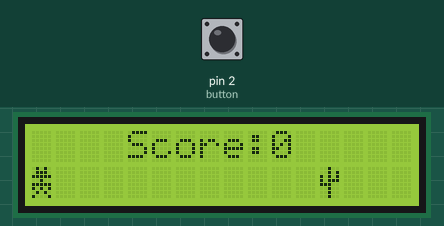
Simulated run of this sketch. Board: Arduino Uno, built with avr-gcc and run on an emulated ATmega328P. Shown: 16×2 character LCD. Inputs (shaded band) come from the test bench; at power-on: pin 2 (button) HIGH.

Above: at 1.2 s.
1.3 s: pin 2 (button) pulled LOW for 3.2 s
At 1.48 s:
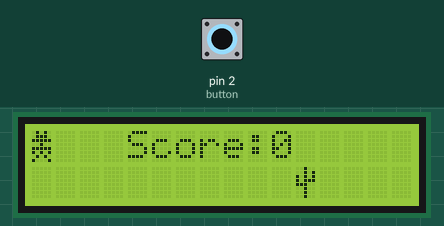
5.1 s: pin 2 (button) pulled LOW for 0.15 s
At 5.48 s:
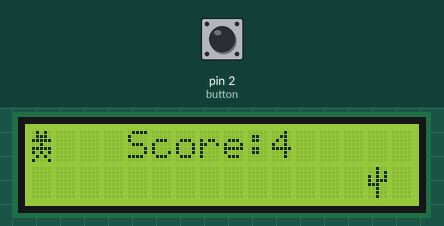
5.8 s: pin 2 (button) pulled LOW for 1 s
At 6.1 s:
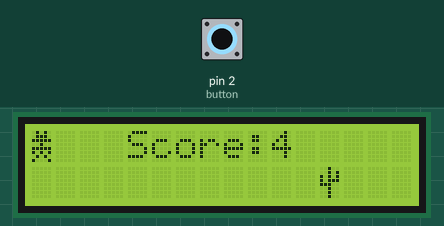
7.4 s: pin 2 (button) pulled LOW for 0.15 s
At 7.63 s:
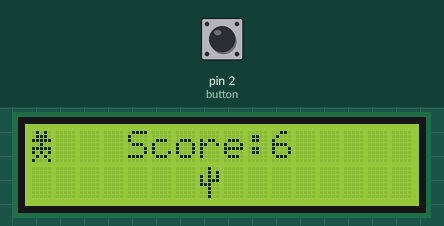
11.1 s: pin 2 (button) pulled LOW for 0.15 s
At 11.46 s:
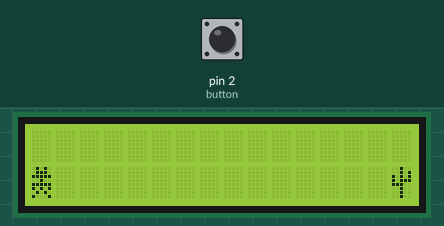
Timing chart, 0 to 12.8 s (numbered marks = the images above; inputs shaded):
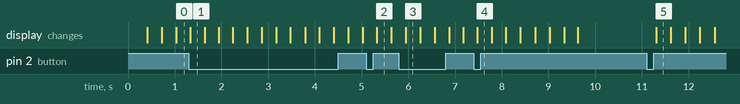

The sketch:

catGame.ino
```cpp
/*
Author: Chloe Fu
Date: July 2026
Description: Simple LCD Cat Runner Game
*/
#include <Wire.h>
#include <LiquidCrystal_I2C.h>

/*LCD cat runner game - using an Inter-Integrated Circuit
note* the I2C will make it easier to wire the parts to the board since we'll only need x4 wires to send data and control timing (when the button is pressed)

Core Functions for this program are:
1. Initlising sprite icons on the screen
2. Movement up
3. Movement down
4. Obstacle moving on screen
5. Detecting a collision
6. Updating the players score
7. Displaying the players score
8. Ending the game
*/

/*Creating the sprites
The LCD is 16 columns x 2 rows --> 32 units

Each unit is 5 columns x 8 rows
When setting values on the screen, it goes by lcd.setCursor(column, row);

To create your own characters, Fill in 1 or 0, (ON or OFF) -- Binary representation
00000
00000
00000
00000
00000
00000
00000
00000

Display reference:
Columns: 0 1 2 3 ... 15
Row:     0
Row:     1
*/
LiquidCrystal_I2C lcd(0x27, 16, 2);

byte catman[8] = {
  B01010,
  B01110,
  B11111,
  B00100,
  B11111,
  B10101,
  B01010,
  B10001
};

byte obstacle[8] = {
  B00100,
  B00101,
  B10101,
  B10111,
  B11100,
  B00100,
  B00100,
  B00100
};

const int button = 2; //button connected to pin 2 on Ardunio board

int catRow = 1; //character starting position at the start
int obsCol = 15; //obstacle starting postition at the end
int obsRow = 1; //obstacle set to stay on bottom row
bool didJump = false; //character default to bottom row when button is not pressed

unsigned long jumpStartTime; //storing the exact time the character jumps
const int jumpTime = 600; //jump duration -- ended up increasing jump time so cat stays in the top row for longer as there was an issue with collison **when character jumps, just before the object collides, it goes missing on the screen
// the jump time is also a conditon for how long the character can stay in the air for
unsigned long lastMoveTime = 0; //variable to store when the character last moved
const int obsSpeed = 300; //speed of obstacle, can increase for different difficulty

unsigned long gameStartTime = 0;
unsigned long score = 0;
bool gameStart = false;

/*Initilising sprites on the screen*/
void initSprites(){
  lcd.setCursor(0, catRow);
  lcd.write(byte(0));

  lcd.setCursor(obsCol, 1);
  lcd.write(byte(1));
}

/*Setup
1. First we need to innitilise the sprites in the LCD memory so it can keep track of the movements
   Character is stored in byte 0,
   Obstacle is stored in byte 1
2. Then we need to initilise the button on the board: INTPUT_PULLUP is the resistor that changes the voltage to determine high/low voltage movement on board
   High resistance = slows current --> no movement
   Low resistance = increases current --> movement
3. Next we initilise the sprites on the screen
4. Finally, we keep a record of the time in miliseconds as it's more precise than measuring in seconds (note: players can spam the button)
*/
void setup() {
  lcd.init();
  lcd.backlight();

  lcd.createChar(0, catman);
  lcd.createChar(1, obstacle);

  pinMode(button, INPUT_PULLUP);

  initSprites();
  gameStartTime = millis();
}

/*Moving the character up
For this function, we need to link the button movement to the sprite

1. The condition statement goes as follows: if the button has LOW resistance, then the button has been pressed,
   when the button is pressed, then the character did jump.
2. Therefore, the game has started so we need to store the game starting time.
3. Now we have to erase the character at its starting postition & move it to the top row to reinact a jump movement
   We also have to reprint the character at its new position
*/
void up(){
  if (digitalRead(button) == LOW && !didJump){
    if(!gameStart){
      gameStartTime = millis();
      gameStart = true;
    }

    didJump = true;
    jumpStartTime = millis();

    lcd.setCursor(0, catRow);
    lcd.print(" ");

    catRow = 0;

    lcd.setCursor(0, catRow);
    lcd.write(byte(0));
  }
}

/*Movement down
The character needs to move back down to its position, otherwise it'll be up in the air forever.

Therefore, we need to condition its movements by doing the following:
1. If the char did jump and has exceeded the allowed jump air time limit then clear its position and move it back to the bottom row
2. Then we need to initilise the jump condition again --> back to standstill (false)
*/
void down(){

  if (didJump && millis() - jumpStartTime > jumpTime){
      lcd.setCursor(0, catRow);
      lcd.print(" ");

      catRow = 1;
      lcd.setCursor(0, catRow);
      lcd.write(byte(0));

      didJump = false;
  }
}

/*Updating Score
millis() returns the number of ms when the board was powered on

It will be inacurate to calculate the score to include when the board turns on as the player could be afk for a while
therefore, we need to ensure that the score is only calculated once the player actualy starts the game (by pressing the button in the up function)

To update the score in a readable format, we convert it back to seconds --> 1s = 1000ms
*/
void updateScore(){
  if(gameStart){
    score = (millis() - gameStartTime) / 1000;
  }
}

/*To display score on the screen
We need to ensure that the units displaying the real-time score is updated in real time.
Therefore, we need to empty the score cells and update them again to the current score.
*/
void displayScore(){

  lcd.setCursor(4,0);
  lcd.print("Score: ");

  lcd.setCursor(10,0);
  lcd.print("     ");

  lcd.setCursor(10,0);
  lcd.print(score);
}

/*Moving the obstacle accross the screen at a fixed speed
If the obstacle has shown movement (starting moevemt time - last time it moved) which is greater than the set duration of movement
then: store the current movement time, clear its current position and decrement the positon of the obstacle by 1 so it can go closer to the character

Then we can print out the obstacle on its new position.

We also need to ensure that the obstacle wraps around the screen so if it is less than position 0, we need to place it back to its starting position
e.g. position cannot be -1 as the display limits are 0,1,2,3....15
*/
void moveObst(){
  if (millis() - lastMoveTime > obsSpeed){
    lastMoveTime = millis();

      lcd.setCursor(obsCol, obsRow);
      lcd.print(" ");

      obsCol--;

      if (obsCol < 0){
        obsCol = 15;
      }

      lcd.setCursor(obsCol, obsRow);
      lcd.write(byte(1));
  }
}

/*Detecting collision
If the obstacle is in the same column and row as the character, then the collision happend. Therefore, game is over.
*/
void detectCollision(){
        //detecting collision
      if (obsCol == 0 && catRow == obsRow){
        gameOver();
    }
}

/*Game over function
When the game is over, we need to clear the screen and initilise it with the game over message, score & nect player movement

The function will remain ended until the player presses the button which will result in a LOW resistance
Therfore, the while loop will continiously check if the button has been left alone (to keep the game in end state)

The delay is needed just in case another jump is acidentally triggered when the player starts the game again
e.g. they may click the button twice (really fast) by accident when restarting game, which will cause the character to jump by accident

When the game is over, we need to ensure that we reset the sprites back to its original positions and reset the timers to redo the score.
*/
void gameOver(){
        lcd.clear();
        lcd.setCursor(3, 0);
        lcd.print("GAME OVER!");
        lcd.setCursor(5, 1);
        lcd.print("+");
        lcd.print(score);
        lcd.print(" Pts");

        while (digitalRead(button) == HIGH){
        }

        delay(200);

        catRow = 1;
        obsCol = 15;
        obsRow = 1;
        didJump = false;

        jumpStartTime = 0;
        lastMoveTime = millis();

        lcd.clear();
        initSprites();
        gameStartTime = millis();
        score = 0;
}

/*Main Game Loop*/
void loop() {
  up();
  down();
  moveObst();
  updateScore();
  displayScore();
  detectCollision();
}
```

Measured:
- after the input at 1.3 s, the display: changes at once (image 1)
- after the input at 7.4 s, the display: changes after 0.08 s (image 4)
- after the input at 11.1 s, the display: changes after 0.21 s (image 5)
